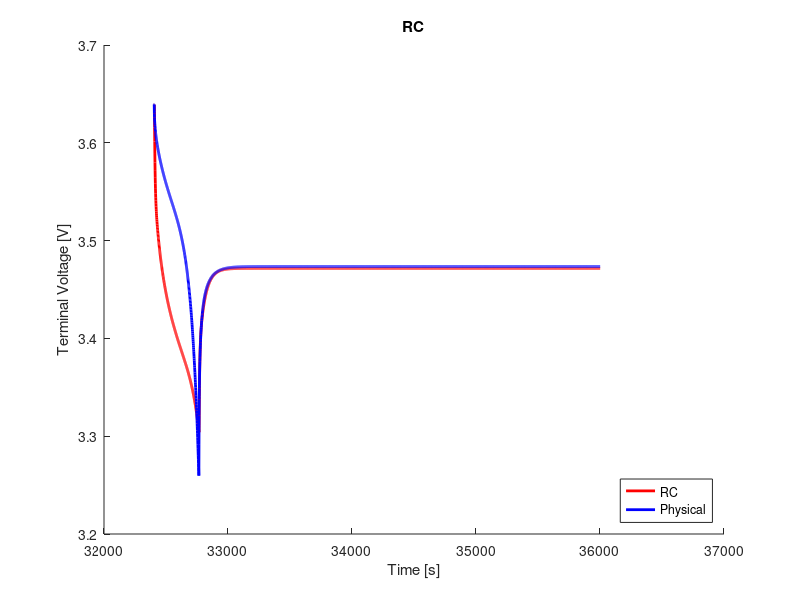

MATLAB code to generate this figure:
clear;
clc;
close all;

%% load data
load('ocv_final.mat');
time_ocv = time;
load('pulse_1_c_9.mat');
load('rc2_cf_params.mat');

%% voltage limitations
v_max = 4.4;                                    % cut-over voltage
v_min = 3.0;                                    % cut-off voltage

%% resample ocv and soc
t1 = time_ocv(1);
t2 = time_ocv(end);
dt = 1;                                         % sample time
t = (t1:dt:t2) - t1;

ocv = interp1(time_ocv, ocv, t1:dt:t2);
soc = interp1(time_ocv, soc, t1:dt:t2);

s = length(time);

%% variables
Q = 16.8;
eta = 1.0;                                  % coulombic efficiency

n = 2;                                      % number of rc links
i_r = zeros(n, 1);
v_c = zeros(n, 1);
flag = 1;

%% compute soc
ind_init = interp1(soc, 1:length(soc), 0.1297, 'nearest');
v_t(1) = ocv(ind_init);
z0 = soc(ind_init);
z = z0 - dt/(Q*3600)*eta*cumsum(I(1:end));

% manual fit
p = 10;
r0 = r0_cf(p);
r1 = r1_cf(p);
r2 = r2_cf(p);
% r3 = r3_cf(p);
c1 = c1_cf(p);
c2 = c2_cf(p);
% c3 = c3_cf(p);

r = [r1; r2];
c = [c1; c2];

%% compute terminal voltage
for j = 1:n
    f(j) = exp(-dt/(r(j)*c(j)));
end
for k = 1:s-1
    if flag == 1
        i_r(:, k+1) = diag(f)*i_r(:, k) + (1-f')*I(k);
        v_c(:, k) = i_r(:, k).*r;
        ind = interp1(soc, 1:length(soc), z(k), 'nearest');
        v_t(k+1) = ocv(ind) - sum(v_c(:, k)) - I(k).*r0;
        if v_t(k) < v_min
            fprintf('Reached lower voltage limit.');
            flag = 0;
        end
        if v_t(k) > v_max
            fprintf('Reached upper voltage limit.');
            flag = 0;
        end 
    end
end

%% compute rms error
v_t = reshape(v_t, size(V_batt_time));
rmse = 1000*sqrt(mean((V_batt_time - v_t).^2))     % [mV]

%% plot
figure(1);
hold on;
plot(time, v_t, 'r', 'LineWidth', 2)
hold on;
plot(time, V_batt_time, 'b', 'LineWidth', 2)
xlabel('Time [s]')
ylabel('Terminal Voltage [V]')
title('RC')
legend('RC', 'Physical', 'location', 'southeast')
